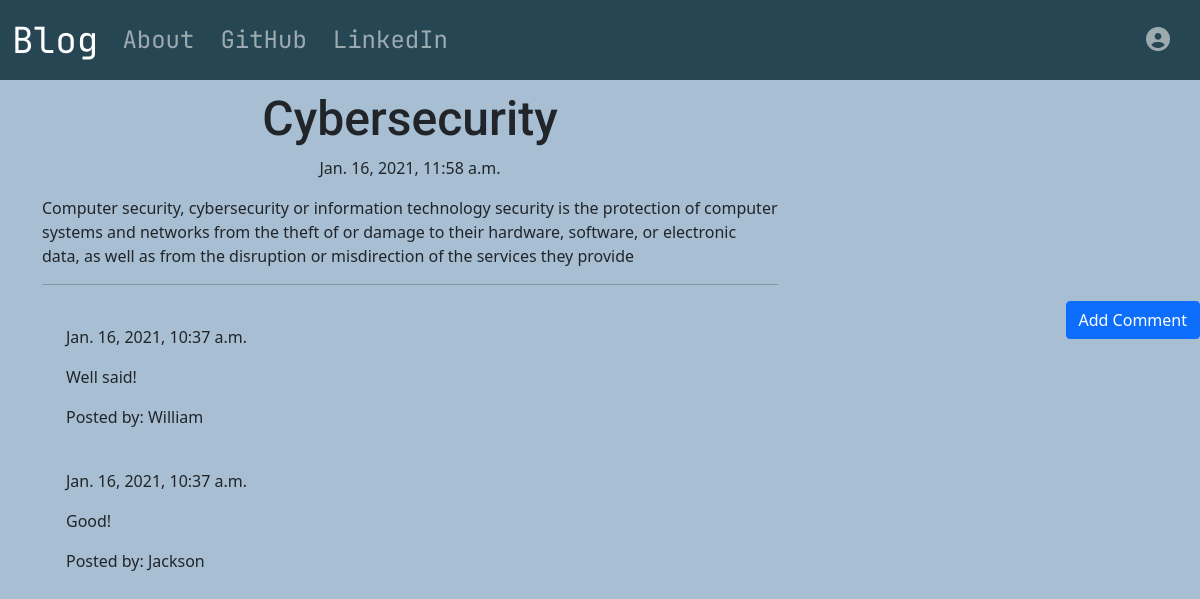
Screenshot of /post/11/ with the database file from the repository.
### blog/models.py (models this page shows, shortened)
class Post(models.Model):
    author = models.ForeignKey('auth.User', on_delete=models.CASCADE)
    title = models.CharField(max_length=200)
    text = models.TextField()
    created_date = models.DateTimeField(default=timezone.now)
    published_date = models.DateTimeField(blank=True, null=True)

class Comment(models.Model):
    post = models.ForeignKey('blog.Post', related_name='comments',  on_delete=models.CASCADE)
    author = models.CharField(max_length=200)
    text = models.TextField()
    created_date = models.DateTimeField(default=timezone.now())
    approved_comment = models.BooleanField(default=False)

### blog/views.py (the view)
class PostDetailView(DetailView):
    model = Post

### blog/templates/blog/post_detail.html (shortened to what this page needs)
{% extends "blog/base.html" %}
{% block content %}
  <h1 class="posttitle">{{ post.title }}</h1>
  {% if post.published_date %}
  <div class="date postdate">
    {{ post.published_date }}
  </div>
  {% else %}
  <a class="btn btn-secondary" href="{% url 'post_publish' pk=post.pk %}">Publish</a>
  {% endif %}
  <p class="postcontent">{{ post.text|safe|linebreaks }}</p>
  <hr>
  <a class="btn btn-primary btn-comment" href="{% url 'add_comment_to_post' pk=post.pk %}">Add Comment</a>
  <div class="container">
    {% for comment in post.comments.all %}
    <br>
      {% if user.is_authenticated or comment.approved_comment %}
        {{ comment.created_date }}
        <p>{{ comment.text|safe|linebreaksbr }}</p>
        <p>Posted by: {{ comment.author }}</p>
      {% endif %}
      {% empty %}
    <p>No Comments</p>
    {% endfor %}
  </div>
{% endblock %}

### blog/static/css/blog.css (style rules this page uses)
* { margin: 0; padding: 0; box-sizing: border-box; }
body { background-color: #a7bed3; }
.postdate { text-align: center; }
.posttitle { font-family: 'Roboto', sans-serif; font-size: 3em; text-align: center; }
.postcontent { font-family: 'Roboto', sans-serif; font-size: 1.5em; }
.btn-comment { position: absolute; right: 0px; }
:root { --yellow: #feb60a; --red: #ff0062; --blue: #00dbf9; --violet: #da00f7; }

### rows the page displays
Post: title "Cybersecurity", published_date "Jan. 16, 2021, 11:58 a.m.", text "Computer security, cybersecurity or information technology security is the protection of computer systems and networks from the theft of or damage to their hardware, software, or electronic data, as well as from the disruption or misdirection of the services they provide"
Comment: created_date "Jan. 16, 2021, 10:37 a.m.", text "Well said!", author "William"
Comment: created_date "Jan. 16, 2021, 10:37 a.m.", text "Good!", author "Jackson"
